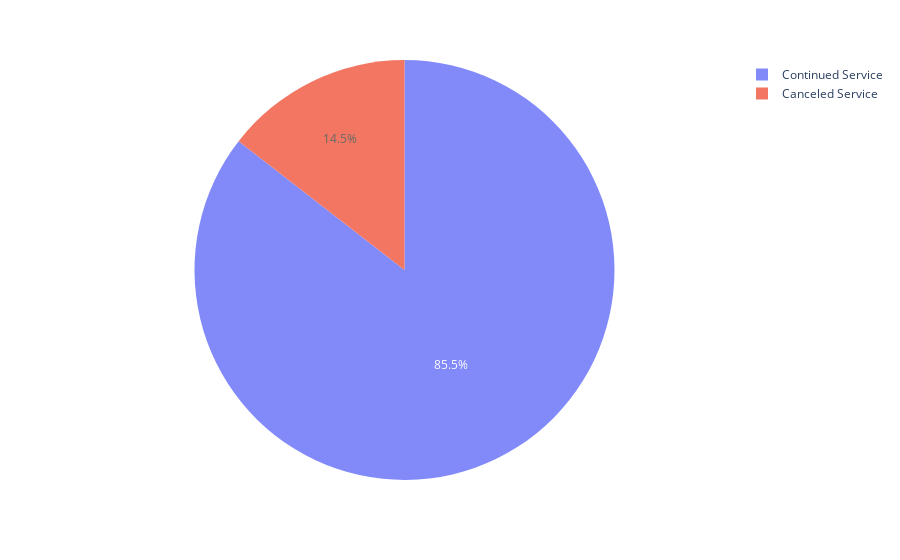

Write notebook code for a chart like this one.
### Markdown cell above
##### Percentage of Churn vs Not Churn data

### Code cell
fig = px.pie(df,names = "Churn", opacity=0.8)
fig.update
fig.show()

### Figure 1 — Plotly figure (JSON) as saved in the notebook; plotly's stock layout.template omitted (floating-point values rounded to 4 significant figures; data arrays with more than 128 entries replaced by an {"elided": "..."} marker saying what was removed)
{"data": [{"domain": {"x": [0, 1], "y": [0, 1]}, "hovertemplate": "Churn=%{label}<extra></extra>", "labels": {"elided": "3333 str values"}, "legendgroup": "", "name": "", "opacity": 0.8, "showlegend": true, "type": "pie"}], "layout": {"legend": {"tracegroupgap": 0}, "margin": {"t": 60}}}
